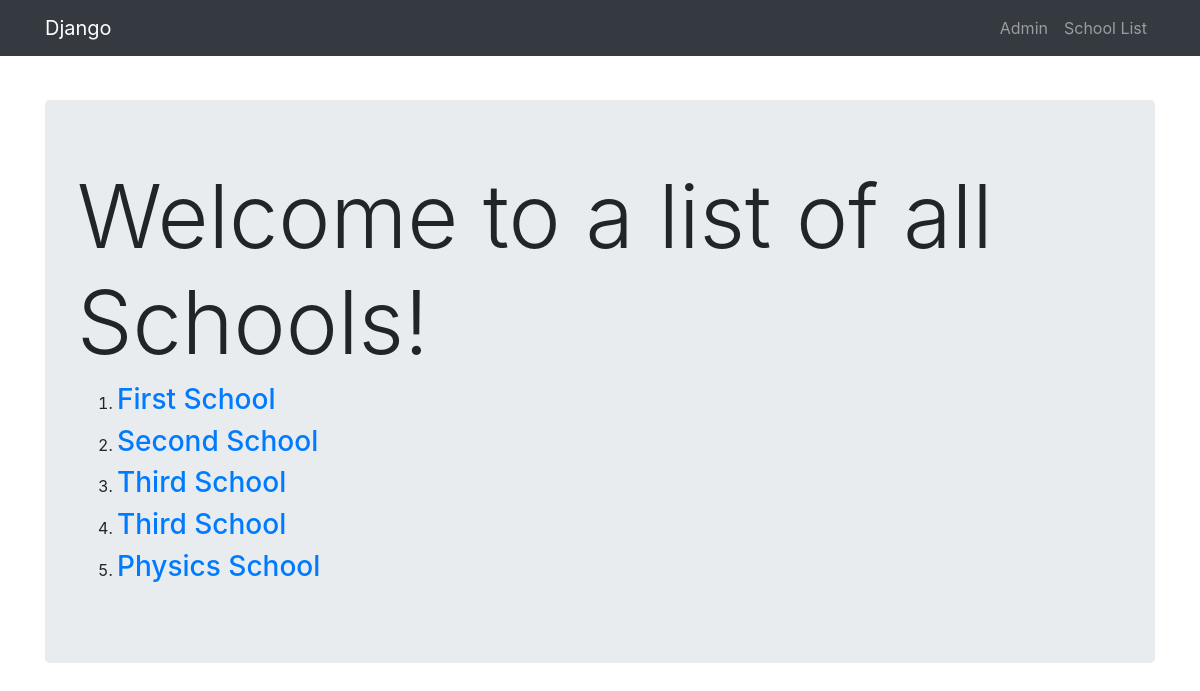
Page /app/ on the earlier database version.
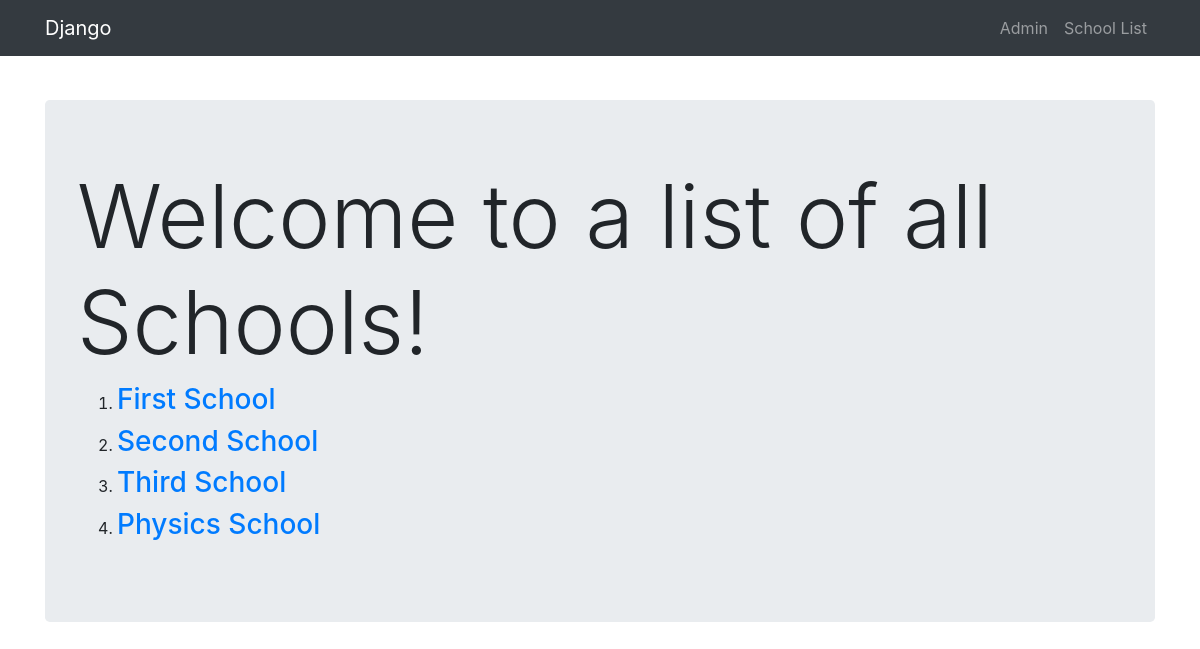
Same page on the later database version.
### app/models.py (models this page shows, shortened)
class School(models.Model):
    name = models.CharField(max_length=256)
    principal = models.CharField(max_length=256)
    location = models.CharField(max_length=256)

### app/views.py (the view)
class SchoolListView(ListView):  #TO LIST ALL OBJECTS OF A MODEL
    model = models.School
    context_object_name = "schools"

### app/templates/app/school_list.html (shortened to what this page needs)
{% extends "app/app_base.html" %}
{% block body %}
  <div class="jumbotron">
    <h1 class="display-2">Welcome to a list of all Schools!</h1>
    <ol>
      {% for school in schools %}
        <li><h3><a href="{{school.id}}">{{school.name}}</a></h3></li>
      {% endfor %}
    </ol>
  </div>
{% endblock %}

Differences in the rows shown:
removed School: name "Third School"
